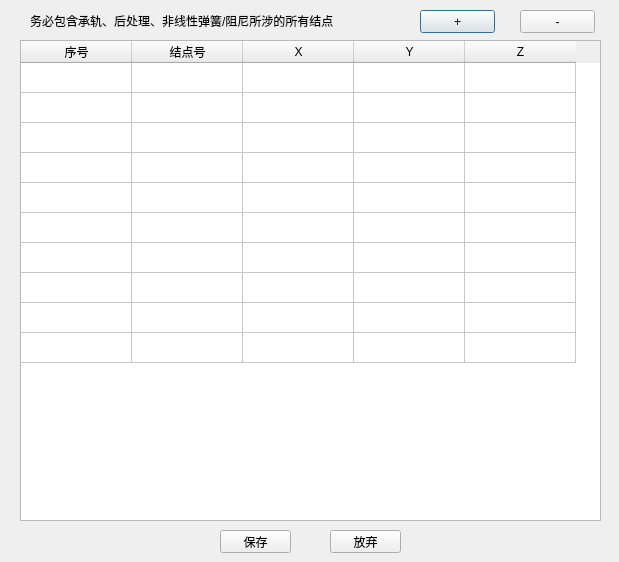
<?xml version="1.0" encoding="UTF-8"?>
<ui version="4.0">
 <class>NodeInfoEdit</class>
 <widget class="QDialog" name="NodeInfoEdit">
  <property name="geometry">
   <rect>
    <x>0</x>
    <y>0</y>
    <width>619</width>
    <height>562</height>
   </rect>
  </property>
  <property name="sizePolicy">
   <sizepolicy hsizetype="Fixed" vsizetype="Fixed">
    <horstretch>0</horstretch>
    <verstretch>0</verstretch>
   </sizepolicy>
  </property>
  <property name="windowTitle">
   <string>Dialog</string>
  </property>
  <widget class="QTableWidget" name="bridgeNodeTable">
   <property name="geometry">
    <rect>
     <x>20</x>
     <y>40</y>
     <width>581</width>
     <height>481</height>
    </rect>
   </property>
   <property name="rowCount">
    <number>10</number>
   </property>
   <attribute name="horizontalHeaderDefaultSectionSize">
    <number>111</number>
   </attribute>
   <attribute name="verticalHeaderVisible">
    <bool>false</bool>
   </attribute>
   <row/>
   <row/>
   <row/>
   <row/>
   <row/>
   <row/>
   <row/>
   <row/>
   <row/>
   <row/>
   <column>
    <property name="text">
     <string>序号</string>
    </property>
   </column>
   <column>
    <property name="text">
     <string>结点号</string>
    </property>
   </column>
   <column>
    <property name="text">
     <string>X</string>
    </property>
   </column>
   <column>
    <property name="text">
     <string>Y</string>
    </property>
   </column>
   <column>
    <property name="text">
     <string>Z</string>
    </property>
   </column>
  </widget>
  <widget class="QPushButton" name="nodeAdd">
   <property name="geometry">
    <rect>
     <x>420</x>
     <y>10</y>
     <width>75</width>
     <height>23</height>
    </rect>
   </property>
   <property name="text">
    <string>+</string>
   </property>
  </widget>
  <widget class="QPushButton" name="nodeDel">
   <property name="geometry">
    <rect>
     <x>520</x>
     <y>10</y>
     <width>75</width>
     <height>23</height>
    </rect>
   </property>
   <property name="text">
    <string>-</string>
   </property>
  </widget>
  <widget class="QPushButton" name="nodesAbandon">
   <property name="geometry">
    <rect>
     <x>330</x>
     <y>530</y>
     <width>71</width>
     <height>23</height>
    </rect>
   </property>
   <property name="text">
    <string>放弃</string>
   </property>
  </widget>
  <widget class="QPushButton" name="nodesSave">
   <property name="geometry">
    <rect>
     <x>220</x>
     <y>530</y>
     <width>71</width>
     <height>23</height>
    </rect>
   </property>
   <property name="text">
    <string>保存</string>
   </property>
  </widget>
  <widget class="QLabel" name="label">
   <property name="geometry">
    <rect>
     <x>30</x>
     <y>10</y>
     <width>331</width>
     <height>21</height>
    </rect>
   </property>
   <property name="text">
    <string>务必包含承轨、后处理、非线性弹簧/阻尼所涉的所有结点</string>
   </property>
  </widget>
 </widget>
 <resources/>
 <connections/>
</ui>
